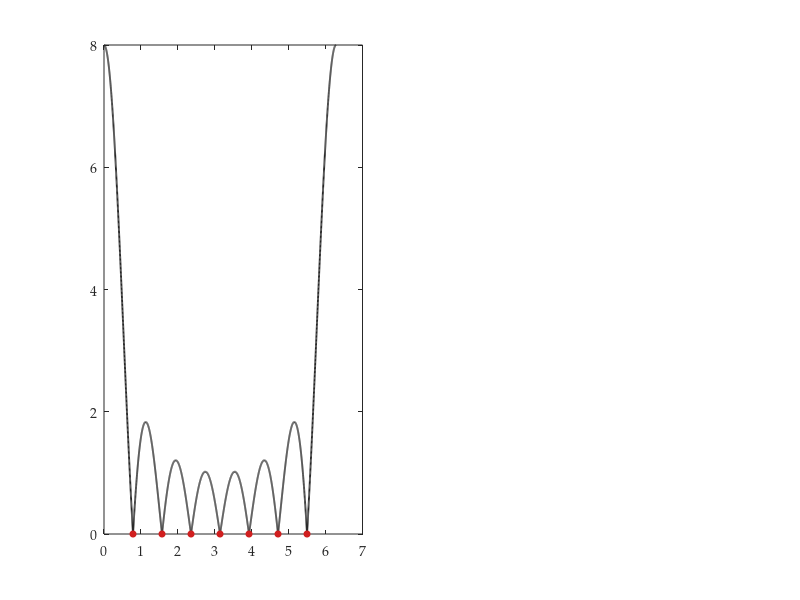

Write the MATLAB code that produced this figure. (Note: this script raises an error after producing the figure.)
% Plot |sin(N*omega/2) / sin(omega/2)| and mark zeros at omega = 2*pi*k/N.
% Usage (from repo root): octave figures/plot_dirichlet_zeros.m

function plot_dirichlet_zeros()
  out_dir = fileparts(mfilename('fullpath'));
  out_pdf = fullfile(out_dir, 'dirichlet_zeros.pdf');

  Ns = [8, 16];
  colors = [0.15, 0.15, 0.15; 0.45, 0.45, 0.45];
  accent_color = [40, 90, 145] / 255;  % ee483link (handout hyperlink accent)

  figure('visible', 'off', 'color', 'w', 'units', 'inches', 'position', [0, 0, 5.8, 1.85]);
  % Must be the full Fontconfig name; 'Latin Modern Roman' falls back to Noto Sans.
  plot_font = 'TeX Gyre Pagella';
  set(0, 'defaulttextinterpreter', 'none');
  set(0, 'defaultaxesfontname', plot_font);
  set(0, 'defaulttextfontname', plot_font);

  for idx = 1:numel(Ns)
    N = Ns(idx);
    subplot(1, 2, idx);
    hold on;
    box on;

    w = linspace(0, 2 * pi, 4000);
    y = dirichlet_mag(w, N);

    plot(w, y, 'Color', colors(idx, :), 'LineWidth', 1.35);

    zero_ks = 1:(N - 1);
    zero_w = 2 * pi * zero_ks / N;
    plot(zero_w, zeros(size(zero_w)), 'o', ...
      'MarkerSize', 4.5, 'MarkerFaceColor', [0.82, 0.12, 0.12], ...
      'MarkerEdgeColor', [0.82, 0.12, 0.12]);

    for k = [1, 2]
      xline(zero_w(k), '--', 'Color', [0.75, 0.75, 0.75], 'LineWidth', 0.8);
    end

    ylim([0, N * 1.05]);
    xlim([0, 2 * pi]);
    set(gca, 'ytick', 0:N/2:N);
    tick_w = 2 * pi * (0:N) / N;
    tick_labels = cell(1, N + 1);
    tick_labels{1} = '0';
    tick_labels{end} = '2π';
    for k = 2:N
      tick_labels{k} = '';
    end
    xticks(tick_w);
    xticklabels(tick_labels);

    loose = get(gca, 'LooseInset');
    set(gca, 'LooseInset', [loose(1), max(loose(2), 0.15), loose(3), loose(4)]);

    draw_underbrace(zero_w(1), zero_w(2), 0, '2π/N', 0.032 * N, accent_color);

    xlabel('ω');
    ylabel('|D(ω)|');
    title(sprintf('N = %d', N));
    grid on;
    set(gca, 'GridAlpha', 0.18, 'FontSize', 9, 'LineWidth', 0.6);
  end

  set(gcf, 'PaperUnits', 'inches', 'PaperSize', [5.8, 1.85], ...
    'PaperPosition', [0, 0, 5.8, 1.85]);

  print(out_pdf, '-dpdf', '-painters');
  fprintf('Wrote %s\n', out_pdf);
end

function draw_underbrace(x1, x2, y, label, depth, color)
  xm = (x1 + x2) / 2;
  half_w = (x2 - x1) / 2;
  tip_y = y - depth;

  t = linspace(-1, 1, 48);
  bx = xm + half_w * t;
  by = y - depth * (1 - t.^2);

  h_curve = plot(bx, by, 'Color', color, 'LineWidth', 0.75);
  h_left = plot([x1, x1], [y, y - 0.12 * depth], 'Color', color, 'LineWidth', 0.75);
  h_right = plot([x2, x2], [y, y - 0.12 * depth], 'Color', color, 'LineWidth', 0.75);
  h_tip = plot([xm - 0.06 * half_w, xm, xm + 0.06 * half_w], ...
    [tip_y, y - 1.18 * depth, tip_y], 'Color', color, 'LineWidth', 0.75);
  set([h_curve, h_left, h_right, h_tip], 'Clipping', 'off');

  text(xm, y - 1.32 * depth, label, ...
    'HorizontalAlignment', 'center', 'VerticalAlignment', 'top', ...
    'FontSize', 9, 'Color', color, 'Clipping', 'off');
end

function y = dirichlet_mag(w, N)
  y = zeros(size(w));
  for i = 1:numel(w)
    if abs(w(i)) < 1e-12
      y(i) = N;
    else
      y(i) = abs(sin(N * w(i) / 2) / sin(w(i) / 2));
    end
  end
end

plot_dirichlet_zeros();
